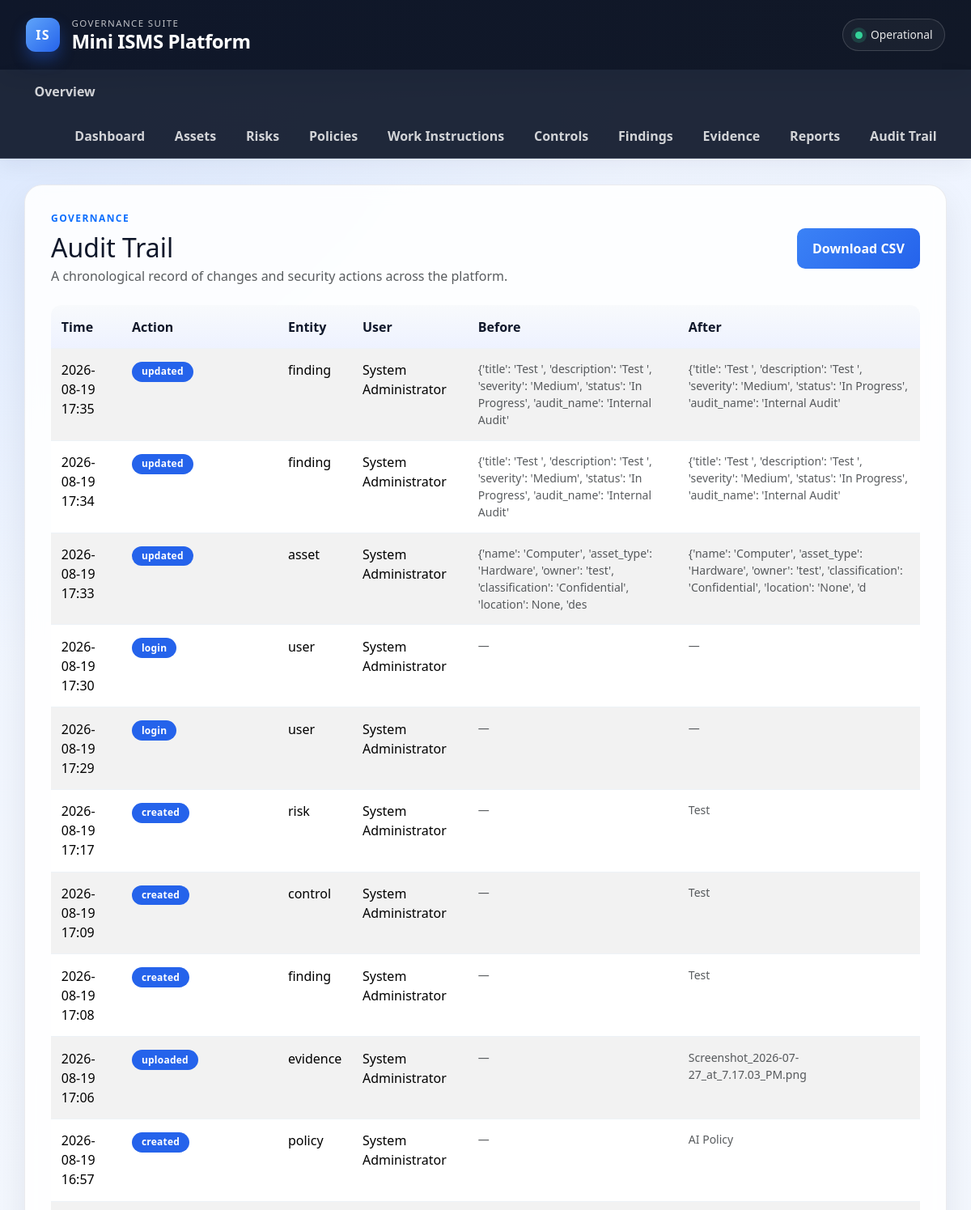
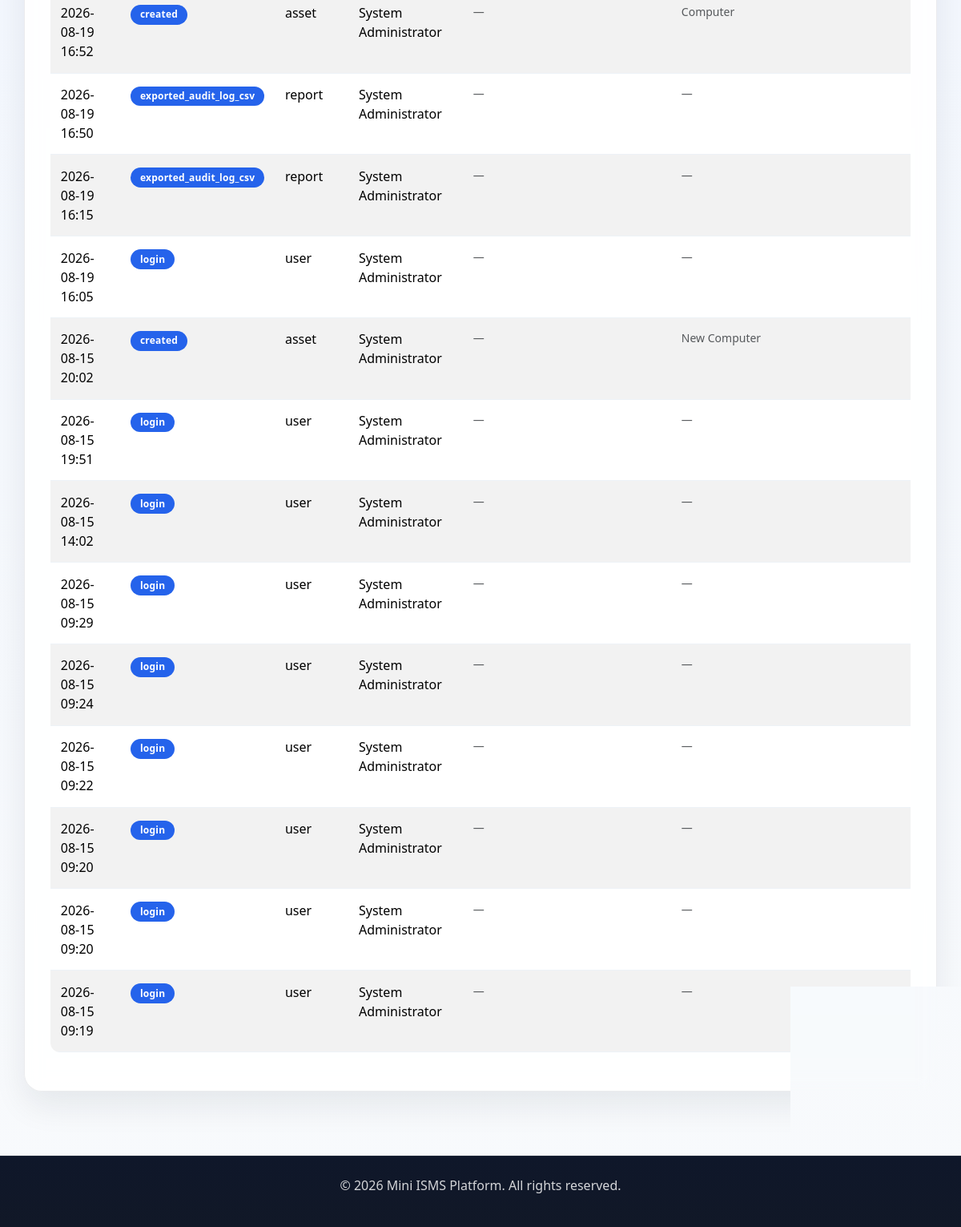
Screenshot of /audit-trail (signed in) with the database file from the repository (2 pictures, top to bottom).
### app/models.py (models this page shows, shortened)
class AuditEvent(db.Model):
    __tablename__ = 'audit_events'
    id = db.Column(db.Integer, primary_key=True)
    tenant_id = db.Column(db.Integer, db.ForeignKey('tenants.id'), nullable=False, default=1)
    user_id = db.Column(db.Integer, db.ForeignKey('users.id'), nullable=True)
    entity_type = db.Column(db.String(100), nullable=False)
    entity_id = db.Column(db.Integer, nullable=True)
    action = db.Column(db.String(100), nullable=False)
    before_value = db.Column(db.Text, nullable=True)
    after_value = db.Column(db.Text, nullable=True)
    ip_address = db.Column(db.String(64), nullable=True)
    created_at = db.Column(db.DateTime, default=datetime.utcnow)
    user = db.relationship('User', backref='audit_events')

class User(UserMixin, db.Model):
    __tablename__ = 'users'
    id = db.Column(db.Integer, primary_key=True)
    tenant_id = db.Column(db.Integer, db.ForeignKey('tenants.id'), nullable=False)
    email = db.Column(db.String(255), unique=True, nullable=False)
    password_hash = db.Column(db.String(255), nullable=False)
    full_name = db.Column(db.String(200), nullable=False)
    role_id = db.Column(db.Integer, db.ForeignKey('roles.id'), nullable=False)
    is_active = db.Column(db.Boolean, default=True)
    mfa_enabled = db.Column(db.Boolean, default=False)
    mfa_secret = db.Column(db.String(64), nullable=True)
    created_at = db.Column(db.DateTime, default=datetime.utcnow)
    last_login_at = db.Column(db.DateTime, nullable=True)
    role = db.relationship('Role', backref='users')

### app/routes.py (the view)
@main.route('/audit-trail')
@login_required
@require_roles('admin', 'security_manager', 'auditor')
def audit_trail():
    events = AuditEvent.query.filter_by(tenant_id=current_user.tenant_id).order_by(AuditEvent.created_at.desc()).all()
    return render_template('audit_trail.html', events=events)

### app/routes.py (called while the page is built)
def require_roles(*allowed_roles):
    def decorator(func):
        @wraps(func)
        @login_required
        def wrapped(*args, **kwargs):
            if not current_user.is_authenticated:
                flash('Please log in to continue.')
                return redirect(url_for('main.login'))
            user_role = current_user.role.name if current_user.role else 'user'
            if user_role not in allowed_roles and user_role != 'admin':
                flash('You do not have permission to access this page.')
                return redirect(url_for('main.index'))
            return func(*args, **kwargs)
        return wrapped
    return decorator

### app/templates/audit_trail.html (shortened to what this page needs)
{% extends "base.html" %}
{% block content %}
<div class="d-flex flex-column flex-lg-row justify-content-between align-items-lg-center mb-4 gap-3">
    <div>
        <p class="text-uppercase fw-bold text-primary mb-2" style="letter-spacing: 0.12em; font-size: 0.75rem;">Governance</p>
        <h2 class="mb-1">Audit Trail</h2>
        <p class="text-muted mb-0">A chronological record of changes and security actions across the platform.</p>
    </div>
    <a href="/reports/audit-log.csv" class="btn btn-primary">Download CSV</a>
</div>
{% if events %}
<div class="table-responsive">
    <table class="table table-striped align-middle">
        <thead>
            <tr>
                <th>Time</th>
                <th>Action</th>
                <th>Entity</th>
                <th>User</th>
                <th>Before</th>
                <th>After</th>
            </tr>
        </thead>
        <tbody>
            {% for event in events %}
            <tr>
                <td>{{ event.created_at.strftime('%Y-%m-%d %H:%M') }}</td>
                <td><span class="badge badge-primary" style="background: #2563eb;">{{ event.action }}</span></td>
                <td>{{ event.entity_type }}</td>
                <td>{{ event.user.full_name if event.user else 'System' }}</td>
                <td class="text-muted small">{{ event.before_value[:120] if event.before_value else '—' }}</td>
                <td class="text-muted small">{{ event.after_value[:120] if event.after_value else '—' }}</td>
            </tr>
            {% endfor %}
        </tbody>
    </table>
</div>
{% else %}
<div class="empty-state">
    <h5 class="mb-2">No audit events yet</h5>
    <p class="mb-0">Activity will appear here as users create and update records.</p>
</div>
{% endif %}
{% endblock %}

### app/static/style.css (style rules this page uses)
:root { --isms-navy: #0f172a; --isms-navy-soft: #1e293b; --isms-blue: #2563eb; --isms-accent: #3b82f6; --isms-danger: #ef4444; --isms-warning: #f59e0b; --isms-success: #10b981; --isms-bg: #f4f7fb; --isms-panel: rgba(255, 255, 255, 0.88); --isms-border: rgba(15, 23, 42, 0.08); --isms-text: #1f2937; --isms-muted: #64748b; --isms-shadow: 0 18px 40px rgba(15, 23, 42, 0.08); }
* { margin: 0; padding: 0; box-sizing: border-box; }
body { background: radial-gradient(circle at top left, rgba(59, 130, 246, 0.12), transparent 25%), linear-gradient(180deg, #eef4ff 0%, #f8fafc 100%); font-family: 'Segoe UI', Roboto, -apple-system, sans-serif; color: var(--isms-text); line-height: 1.5; }
h1, h2, h3, h4, h5, h6 { color: var(--isms-navy); margin-bottom: 0.75rem; }
p { margin-bottom: 1rem; }
a { color: var(--isms-blue); }
.table { width: 100%; border-collapse: collapse; background-color: white; border-radius: 12px; overflow: hidden; }
.table th, .table td { padding: 0.9rem 0.8rem; border-bottom: 1px solid #edf2f7; text-align: left; vertical-align: top; }
.table thead th { background: linear-gradient(180deg, #f8fafc, #eef2ff); color: var(--isms-navy); font-weight: 700; }
.badge { display: inline-block; padding: 0.4rem 0.75rem; border-radius: 999px; color: white; font-weight: 700; font-size: 0.75rem; letter-spacing: 0.02em; }
button.primary, .btn-primary, .btn-success, .btn-warning, .btn-danger, .btn-secondary { display: inline-block; border: none; border-radius: 10px; text-decoration: none; padding: 0.8rem 1.2rem; font-weight: 700; cursor: pointer; transition: transform 0.15s ease, opacity 0.2s ease; }
.btn-primary { background: linear-gradient(135deg, #3b82f6, #2563eb); color: white; }

### rows the page displays
AuditEvent: created_at "2026-08-19 17:35", action "updated", entity_type "finding", user "System Administrator", before_value "{'title': 'Test ', 'description': 'Test ', 'severity': 'Medium', 'status': 'In Progress', 'audit_name': 'Internal Audit'", after_value "{'title': 'Test ', 'description': 'Test ', 'severity': 'Medium', 'status': 'In Progress', 'audit_name': 'Internal Audit'"
AuditEvent: created_at "2026-08-19 17:34", action "updated", entity_type "finding", user "System Administrator", before_value "{'title': 'Test ', 'description': 'Test ', 'severity': 'Medium', 'status': 'In Progress', 'audit_name': 'Internal Audit'", after_value "{'title': 'Test ', 'description': 'Test ', 'severity': 'Medium', 'status': 'In Progress', 'audit_name': 'Internal Audit'"
AuditEvent: created_at "2026-08-19 17:33", action "updated", entity_type "asset", user "System Administrator", before_value "{'name': 'Computer', 'asset_type': 'Hardware', 'owner': 'test', 'classification': 'Confidential', 'location': None, 'des", after_value "{'name': 'Computer', 'asset_type': 'Hardware', 'owner': 'test', 'classification': 'Confidential', 'location': 'None', 'd"
AuditEvent: created_at "2026-08-19 17:30", action "login", entity_type "user", user "System Administrator", before_value "—", after_value "—"
AuditEvent: created_at "2026-08-19 17:29", action "login", entity_type "user", user "System Administrator", before_value "—", after_value "—"
AuditEvent: created_at "2026-08-19 17:17", action "created", entity_type "risk", user "System Administrator", before_value "—", after_value "Test"
AuditEvent: created_at "2026-08-19 17:09", action "created", entity_type "control", user "System Administrator", before_value "—", after_value "Test"
AuditEvent: created_at "2026-08-19 17:08", action "created", entity_type "finding", user "System Administrator", before_value "—", after_value "Test"
AuditEvent: created_at "2026-08-19 17:06", action "uploaded", entity_type "evidence", user "System Administrator", before_value "—", after_value "Screenshot_2026-07-27_at_7.17.03_PM.png"
AuditEvent: created_at "2026-08-19 16:57", action "created", entity_type "policy", user "System Administrator", before_value "—", after_value "AI Policy"
AuditEvent: created_at "2026-08-19 16:52", action "created", entity_type "asset", user "System Administrator", before_value "—", after_value "Computer"
AuditEvent: created_at "2026-08-19 16:50", action "exported_audit_log_csv", entity_type "report", user "System Administrator", before_value "—", after_value "—"
AuditEvent: created_at "2026-08-19 16:15", action "exported_audit_log_csv", entity_type "report", user "System Administrator", before_value "—", after_value "—"
AuditEvent: created_at "2026-08-19 16:05", action "login", entity_type "user", user "System Administrator", before_value "—", after_value "—"
AuditEvent: created_at "2026-08-15 20:02", action "created", entity_type "asset", user "System Administrator", before_value "—", after_value "New Computer"
AuditEvent: created_at "2026-08-15 19:51", action "login", entity_type "user", user "System Administrator", before_value "—", after_value "—"
AuditEvent: created_at "2026-08-15 14:02", action "login", entity_type "user", user "System Administrator", before_value "—", after_value "—"
AuditEvent: created_at "2026-08-15 09:29", action "login", entity_type "user", user "System Administrator", before_value "—", after_value "—"
AuditEvent: created_at "2026-08-15 09:24", action "login", entity_type "user", user "System Administrator", before_value "—", after_value "—"
AuditEvent: created_at "2026-08-15 09:22", action "login", entity_type "user", user "System Administrator", before_value "—", after_value "—"
AuditEvent: created_at "2026-08-15 09:20", action "login", entity_type "user", user "System Administrator", before_value "—", after_value "—"
AuditEvent: created_at "2026-08-15 09:20", action "login", entity_type "user", user "System Administrator", before_value "—", after_value "—"
AuditEvent: created_at "2026-08-15 09:19", action "login", entity_type "user", user "System Administrator", before_value "—", after_value "—"
